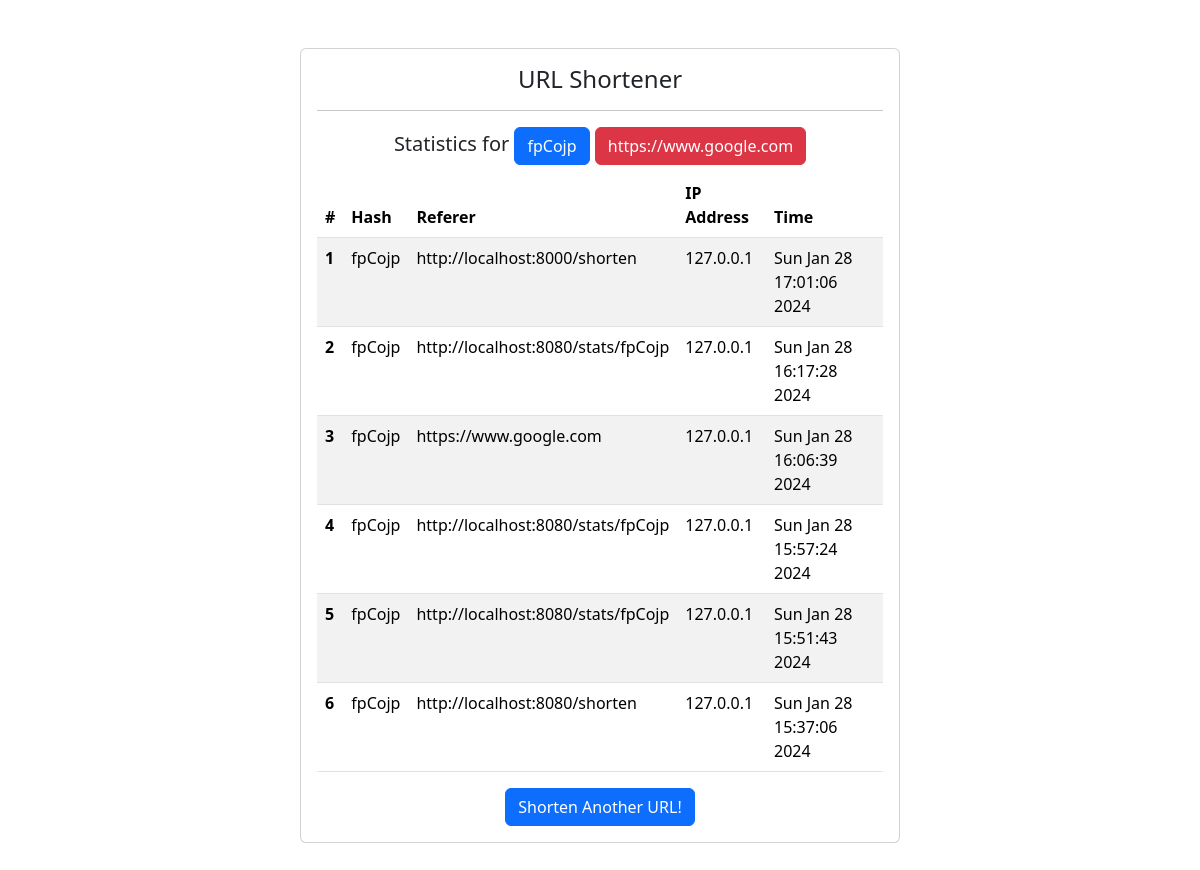
The page /stats/fpCojp on the database its author committed.
### models.py (models this page shows, shortened)
class Base(DeclarativeBase):
    pass

class URLRefs(Base):
    __tablename__ = "UrlRefererTable"
    id: Column[int] = Column(Integer, primary_key=True, autoincrement=True)
    hash: Column[str] = Column(String(6))
    referer: Column[str] = Column(Text())
    ip: Column[str] = Column(Text())
    time = Column(Text())

### app.py (the view, shortened to what this page needs)
@app.route('/stats/<hash>')
def get_hash_stats(hash: str) -> str:
    hash_target = manager.unshorten(hash)
    hash_stats = manager.get_hash_stats(hash)
    return render_template('link_stats.html', context={
        'exists': True,
        'hash': hash,
        'stats': hash_stats,
        'target': hash_target
    })

### main.py (called while the page is built)
    def get_url(self, hash: str) -> Union[str, bool]:
        logger.info("Getting from hash %s", hash)
        query: Optional[URLTable | None] = (
            self.session.query(URLTable).filter(URLTable.hash == hash).first()
        )
        if query:
            return str(query.url)
        return False

    def get_hash_stats(self, hash) -> List[Dict]:
        logger.info("Getting all statistics from hash: %s", hash)
        stats = []
        for q in reversed(self.session.query(URLRefs).filter(URLRefs.hash == hash).all()):
            stats.append(dict(
                hash=str(q.hash),
                referer=str(q.referer),
                ip=str(q.ip),
                time=str(q.time)
            ))
        return stats

    def unshorten(self, hash: str) -> Optional[str]:
        result = self.get_url(hash)
        if isinstance(result, str):
            return unquote(result)
        else:
            logger.error("hash `%s` doesn't exist", hash)
            return None

### templates/link_stats.html (shortened to what this page needs)
{% extends 'base.html' %}
{% block site_body %}
<div class="card mx-auto w-50 m-5">
    <div class="card-body">
        <h4 class="card-title text-center">
            URL Shortener
        </h4>
        <hr>
        {% if context.exists %}
        <div class="text-center">
            <h5>
                Statistics for <a class="btn btn-primary" href="/h/{{context.hash}}" role="button">{{ context.hash
                    }}</a>
                <a class="btn btn-danger" href="{{context.target}}" role="button">{{ context.target }}</a>
            </h5>
        </div>
        <div class="table-responsive">
            <table class="table table-striped">
                <thead>
                    <tr>
                        <th scope="col">#</th>
                        <th scope="col">Hash</th>
                        <th scope="col">Referer</th>
                        <th scope="col">IP Address</th>
                        <th scope="col">Time</th>
                    </tr>
                </thead>
                <tbody>
                    {% for stats in context.stats %}
                    <tr>
                        <th scope="row"> {{loop.index}}</th>
                        <td>{{stats.hash}}</td>
                        <td>{{stats.referer}}</td>
                        <td>{{stats.ip}}</td>
                        <td>{{stats.time}}</td>
                    </tr>
                    {% endfor %}
                </tbody>
            </table>
        </div>
        {% endif %}
        <div class="text-center">
            <a class="btn btn-primary" href="/" role="button">Shorten Another URL!</a>
        </div>
    </div>
</div>
{% endblock %}

### templates/base.html (shortened to what this page needs)
<!DOCTYPE html>
<html lang="en">
<head>
    <link href="https://cdn.jsdelivr.net/npm/bootstrap@5.3.2/dist/css/bootstrap.min.css" rel="stylesheet"
>
</head>
<body>
    {% block site_body %}
    {% endblock %}
</body>
</html>

### rows shown on the page
URLRefs: target "https://www.google.com", hash "fpCojp", referer "https://www.google.com", ip "127.0.0.1", time "Sun Jan 28 16:06:39 2024"
URLRefs: hash "fpCojp", referer "http://localhost:8000/shorten", ip "127.0.0.1", time "Sun Jan 28 17:01:06 2024"
URLRefs: hash "fpCojp", referer "http://localhost:8080/stats/fpCojp", ip "127.0.0.1", time "Sun Jan 28 16:17:28 2024"
URLRefs: hash "fpCojp", referer "http://localhost:8080/stats/fpCojp", ip "127.0.0.1", time "Sun Jan 28 15:57:24 2024"
URLRefs: hash "fpCojp", referer "http://localhost:8080/stats/fpCojp", ip "127.0.0.1", time "Sun Jan 28 15:51:43 2024"
URLRefs: hash "fpCojp", referer "http://localhost:8080/shorten", ip "127.0.0.1", time "Sun Jan 28 15:37:06 2024"

### other values the page prints
{{ context.hash }} "fpCojp"
